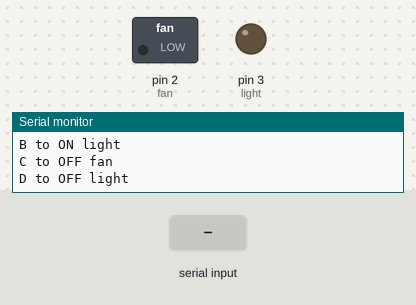
The sketch below on a simulated Arduino Uno, built with avr-gcc and run on an emulated ATmega328P. Parts: switched loads named in the sketch (green lamp = pin HIGH), output pins drawn as LEDs (lit = HIGH), the last lines printed to the serial monitor. Inputs (shaded band) come from the test bench.

Above: at 1.2 s.
1.3 s: "A" received over Serial
At 2.1 s:
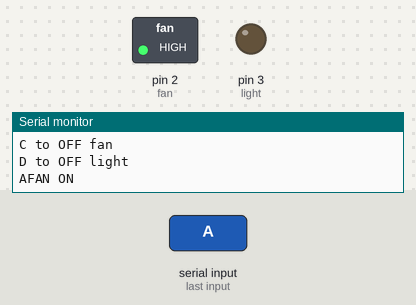
2.8 s: "B" received over Serial
At 3.3 s:
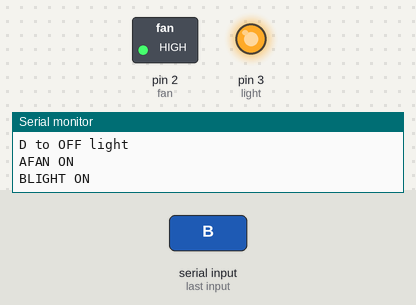
4.3 s: "C" received over Serial
At 5.6 s:
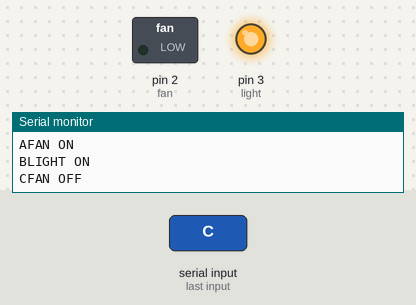
Timing chart, 0 to 7.3 s (numbered marks = the images above; inputs shaded):
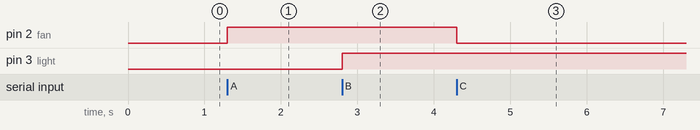

Measured:
- after the input at 1.3 s, pin 2 (fan): LOW → HIGH at once
- after the input at 2.8 s, pin 3 (light): LOW → HIGH at once
- after the input at 4.3 s, pin 2 (fan): HIGH → LOW at once

The sketch:

dev_op_usg_pc_project3.ino
```cpp
int fan=2;
int light=3;
void setup()
{
  pinMode(fan,OUTPUT);
  pinMode(light,OUTPUT);
  Serial.begin(9600);
  Serial.println("PRESS");
  Serial.println("A to ON fan");
  Serial.println("B to ON light");
  Serial.println("C to OFF fan");
  Serial.println("D to OFF light");
}

void loop()
{
  char a;
  if(Serial.available()>0)
  {
    a=Serial.read();
    Serial.print(a);
  }
  if(a=='A')
  {
  Serial.println("FAN ON");
  digitalWrite(fan,HIGH);
  }
  if(a=='B')
  {
  Serial.println("LIGHT ON");
  digitalWrite(light,HIGH);
  }
  if(a=='C')
  {
  Serial.println("FAN OFF");
  digitalWrite(fan,LOW);
  }
  if(a=='D')
  {
  Serial.println("LIGHT OFF");
  digitalWrite(light,LOW);
  }
}
```
